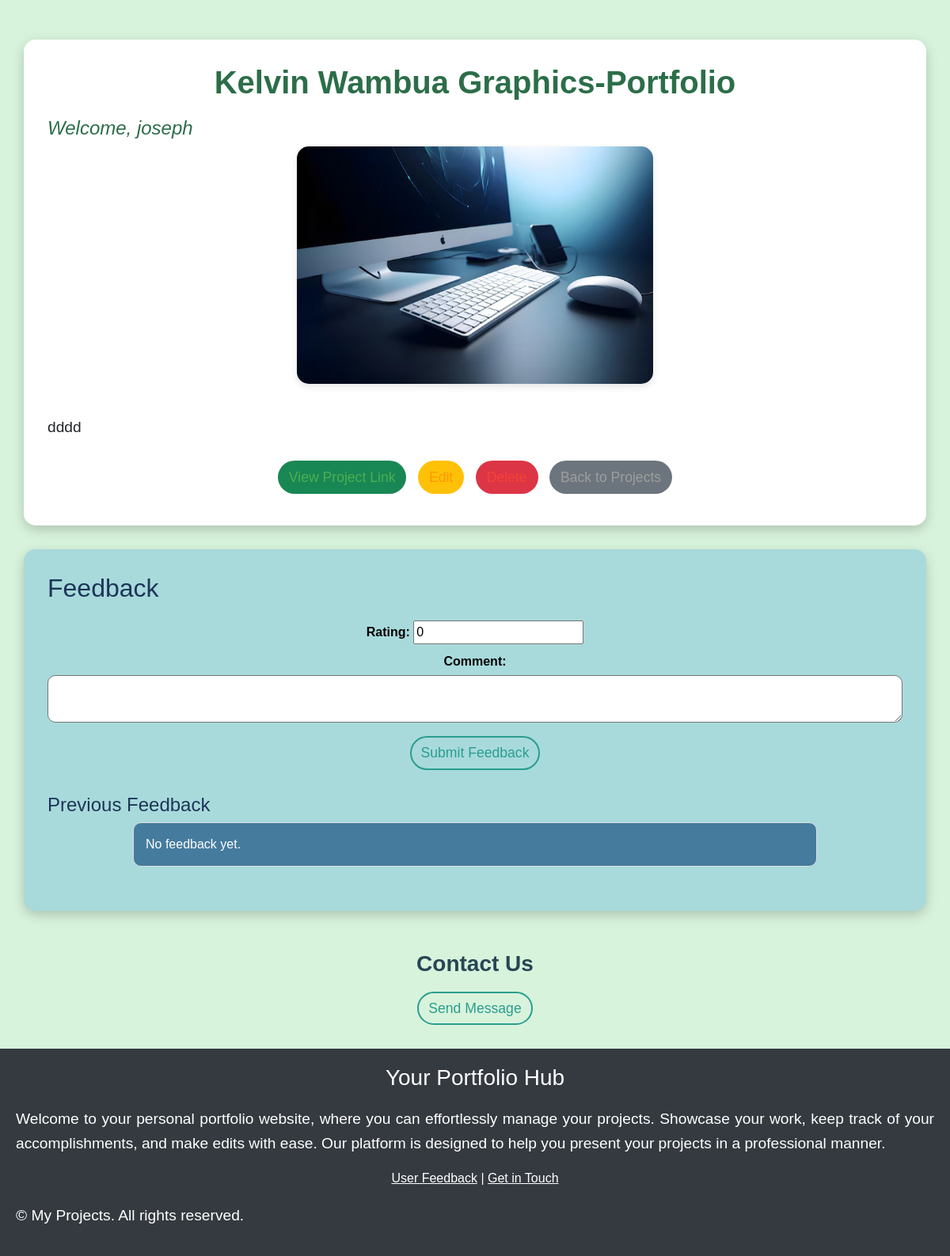
The app's page /project/1/ (signed in), older data.
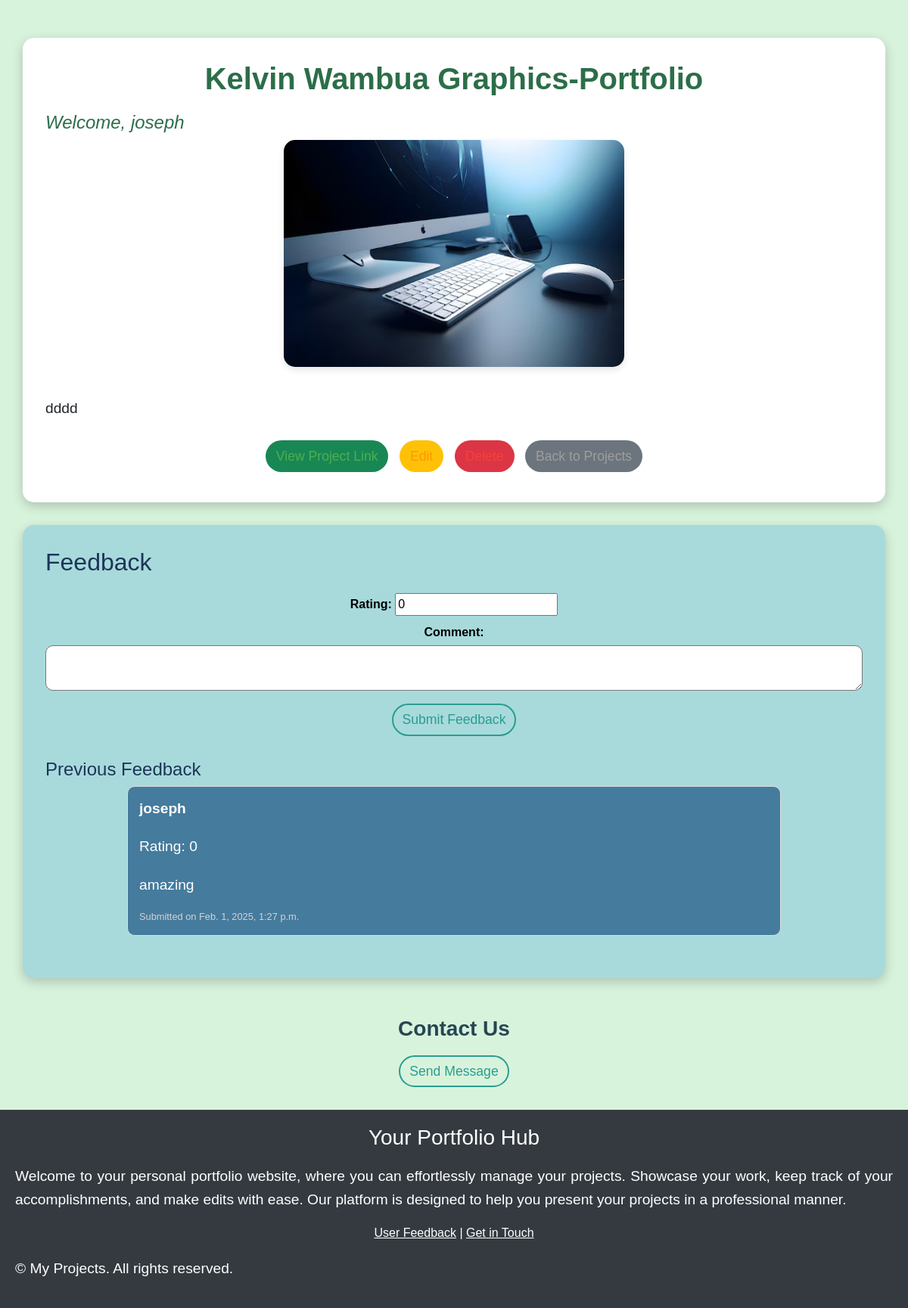
The same page, newer data.
### portfolio/models.py (models this page shows, shortened)
class Feedback(models.Model):
    project = models.ForeignKey(Project, on_delete=models.CASCADE, related_name='feedbacks')
    user = models.ForeignKey(settings.AUTH_USER_MODEL, on_delete=models.SET_NULL, null=True, blank=True)
    rating = models.IntegerField(default=0)  # Rating out of 5
    comment = models.TextField()
    created_at = models.DateTimeField(auto_now_add=True)

### accounts/models.py (models this page shows)
class CustomUser(AbstractUser):
    bio = models.TextField(null=True, blank=True)
    test = models.TextField(null=True, blank=True)
    '''
     null
       definition : the column will store records as NULL if no input is given
       usage : applies to the database layer
       default: False
     blank
       definition : if you want to allow empty values when submitting the form
       usage : if you want to allow empty values when submitting the form

    '''

### portfolio/views.py (the view)
# urls.py: path('project/<int:pk>/', project_detail, name='project_detail'),
@login_required  # Ensures the user is logged in
def project_detail(request, pk):
    project = get_object_or_404(Project, pk=pk, user=request.user)  # Ensure user owns the project
    feedbacks = project.feedbacks.all()  # Get all feedback related to the project
    if request.method == 'POST':
        feedback_form = FeedbackForm(request.POST)
        if feedback_form.is_valid():
            feedback = feedback_form.save(commit=False)
            feedback.project = project
            feedback.user = request.user  # Set user if logged in
            feedback.save()
            messages.success(request, 'Your feedback has been submitted!')
            return redirect('portfolio:project_detail', pk=project.pk)
    else:
        feedback_form = FeedbackForm()
    return render(request, 'portfolio/project_detail.html', {
        'project': project,
        'feedbacks': feedbacks,
        'feedback_form': feedback_form,
    })

### portfolio/forms.py
class FeedbackForm(forms.ModelForm):
    class Meta:
        model = Feedback
        fields = ['rating', 'comment']
        widgets = {
            'comment': forms.Textarea(attrs={'rows': 4}),
        }

### portfolio/templates/portfolio/project_detail.html (shortened to what this page needs)
{% load static %}
<!DOCTYPE html>
<html lang="en">
<head>
    <link rel="stylesheet" href="{% static 'bootstrap.min.css' %}">
</head>
<body>
<div class="container">
    <h1 class="text-center">{{ project.title }}</h1>
    <h4>Welcome, {{ user.username }}</h4>
    <div class="text-center">
        <img src="{{ project.image.url }}" class="img-fluid" alt="{{ project.title }}">
    </div>
    <p>{{ project.description }}</p>
    <div class="text-center">
        <a href="{{ project.link }}" class="btn btn-success">View Project Link</a>
        <a href="{% url 'portfolio:project_edit' project.pk %}" class="btn btn-warning">Edit</a>
        <a href="{% url 'portfolio:project_delete' project.pk %}" class="btn btn-danger">Delete</a>
        <a href="{% url 'portfolio:project_list' %}" class="btn btn-secondary">Back to Projects</a>
    </div>
</div>
<div class="container feedback-section" id="feedback">
    <h2>Feedback</h2>
    <form method="post" class="feedback-form">
        <label for="id_rating">Rating:</label>
        {{ feedback_form.rating }}
        <br>
        <label for="id_comment">Comment:</label>
        {{ feedback_form.comment }}
        <button type="submit" class="btn btn-primary">Submit Feedback</button>
    </form>
    <h3>Previous Feedback</h3>
    <ul class="feedback-list">
        {% for feedback in feedbacks %}
            <li>
                <strong>
                    {% if feedback.user %}
                        {{ feedback.user.username }}
                    {% else %}
                        Anonymous
                    {% endif %}
                </strong>
                <p>Rating: {{ feedback.rating }}</p>
                <p>{{ feedback.comment }}</p>
                <small>Submitted on {{ feedback.created_at }}</small>
            </li>
        {% empty %}
            <li>No feedback yet.</li>
        {% endfor %}
    </ul>
</div>
<div class="contact-section" id="contact">
    <h3>Contact Us</h3>
    <form method="post" action="{% url 'portfolio:contact' project.id %}">
        <button type="submit" class="btn btn-primary">Send Message</button>
    </form>
</div>
<footer>
    <div class="footer-content" style="background-color: #343a40; color: white; padding: 20px; text-align: center;">
        <h3>Your Portfolio Hub</h3>
        <p>Welcome to your personal portfolio website, where you can effortlessly manage your projects. Showcase your work, keep track of your accomplishments, and make edits with ease. Our platform is designed to help you present your projects in a professional manner.</p>
        <div class="footer-links" style="margin: 10px 0;">
            <a href="#feedback" style="color: white;">User Feedback</a> |
            <a href="#contact" style="color: white;">Get in Touch</a>
        </div>
        <div class="footer-bottom" style="margin-top: 15px 0;">
            <p>&copy; My Projects. All rights reserved.</p>
        </div>
    </div>
</footer>
</body>
</html>

Row changes from the older to the newer data that the page shows:
added Feedback: user.username "joseph", rating "0", comment "amazing", created_at "Feb. 1, 2025, 1:27 p.m."
Text that changed along with them:
text no longer shown: "No feedback yet."
